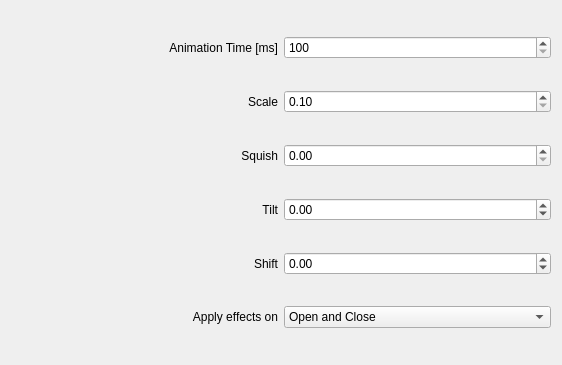
<?xml version="1.0" encoding="UTF-8"?>

<!--
SPDX-FileCopyrightText: Simon Schneegans <code@simonschneegans.de>
SPDX-License-Identifier: GPL-3.0-or-later
-->

<ui version="4.0">
    <class>BMWConfigForm</class>
    <widget class="QWidget" name="BMWConfigForm">
        <property name="geometry">
            <rect>
                <x>0</x>
                <y>0</y>
                <width>562</width>
                <height>365</height>
            </rect>
        </property>
        <layout class="QGridLayout" name="gridLayout">
            <item row="2" column="0">
                <widget class="QLabel" name="label_2">
                    <property name="text">
                        <string>Squish</string>
                    </property>
                    <property name="alignment">
                        <set>Qt::AlignRight|Qt::AlignTrailing|Qt::AlignVCenter</set>
                    </property>
                </widget>
            </item>
            <item row="0" column="1">
                <widget class="QSpinBox" name="kcfg_Duration">
                    <property name="minimum">
                        <number>100</number>
                    </property>
                    <property name="maximum">
                        <number>9999</number>
                    </property>
                    <property name="singleStep">
                        <number>100</number>
                    </property>
                </widget>
            </item>
            <item row="1" column="0">
                <widget class="QLabel" name="label_3">
                    <property name="text">
                        <string>Scale</string>
                    </property>
                    <property name="alignment">
                        <set>Qt::AlignRight|Qt::AlignTrailing|Qt::AlignVCenter</set>
                    </property>
                </widget>
            </item>
            <item row="0" column="0">
                <widget class="QLabel" name="label">
                    <property name="text">
                        <string>Animation Time [ms]</string>
                    </property>
                    <property name="alignment">
                        <set>Qt::AlignRight|Qt::AlignTrailing|Qt::AlignVCenter</set>
                    </property>
                </widget>
            </item>
            <item row="1" column="1">
                <widget class="QDoubleSpinBox" name="kcfg_Scale">
                    <property name="minimum">
                        <double>0.100000000000000</double>
                    </property>
                    <property name="maximum">
                        <double>1.000000000000000</double>
                    </property>
                    <property name="singleStep">
                        <double>0.1</double>
                    </property>
                </widget>
            </item>
            <item row="3" column="0">
                <widget class="QLabel" name="label_4">
                    <property name="text">
                        <string>Tilt</string>
                    </property>
                    <property name="alignment">
                        <set>Qt::AlignRight|Qt::AlignTrailing|Qt::AlignVCenter</set>
                    </property>
                </widget>
            </item>
            <item row="4" column="0">
                <widget class="QLabel" name="label_4">
                    <property name="text">
                        <string>Shift</string>
                    </property>
                    <property name="alignment">
                        <set>Qt::AlignRight|Qt::AlignTrailing|Qt::AlignVCenter</set>
                    </property>
                </widget>
            </item>
            <item row="2" column="1">
                <widget class="QDoubleSpinBox" name="kcfg_Squish">
                    <property name="maximum">
                        <double>1.000000000000000</double>
                    </property>
                    <property name="singleStep">
                        <double>0.1</double>
                    </property>
                </widget>
            </item>
            <item row="3" column="1">
                <widget class="QDoubleSpinBox" name="kcfg_Tilt">
                    <property name="minimum">
                        <double>-1.000000000000000</double>
                    </property>
                    <property name="maximum">
                        <double>1.000000000000000</double>
                    </property>
                    <property name="singleStep">
                        <double>0.1</double>
                    </property>
                </widget>
            </item>
            <item row="4" column="1">
                <widget class="QDoubleSpinBox" name="kcfg_Shift">
                    <property name="minimum">
                        <double>-1.000000000000000</double>
                    </property>
                    <property name="maximum">
                        <double>1.000000000000000</double>
                    </property>
                    <property name="singleStep">
                        <double>0.1</double>
                    </property>
                </widget>
            </item>
        
            <item row="5" column="0">
                <widget class="QLabel" name="label_ApplyEffectsOn">
                    <property name="text">
                        <string>Apply effects on</string>
                    </property>
                    <property name="alignment">
                        <set>Qt::AlignmentFlag::AlignRight|Qt::AlignmentFlag::AlignTrailing|Qt::AlignmentFlag::AlignVCenter</set>
                    </property>
                </widget>
            </item>
            <item row="5" column="1">
                <widget class="QComboBox" name="kcfg_ApplyEffectsOn">
                                        <property name="currentIndex">
                        <number>2</number>
                    </property>
<item>
                        <property name="text">
                            <string>Open only</string>
                        </property>
                    </item>
                    <item>
                        <property name="text">
                            <string>Close only</string>
                        </property>
                    </item>
                    <item>
                        <property name="text">
                            <string>Open and Close</string>
                        </property>
                    </item>
                </widget>
            </item>

        </layout>
    </widget>
    <resources />
    <connections />
</ui>
